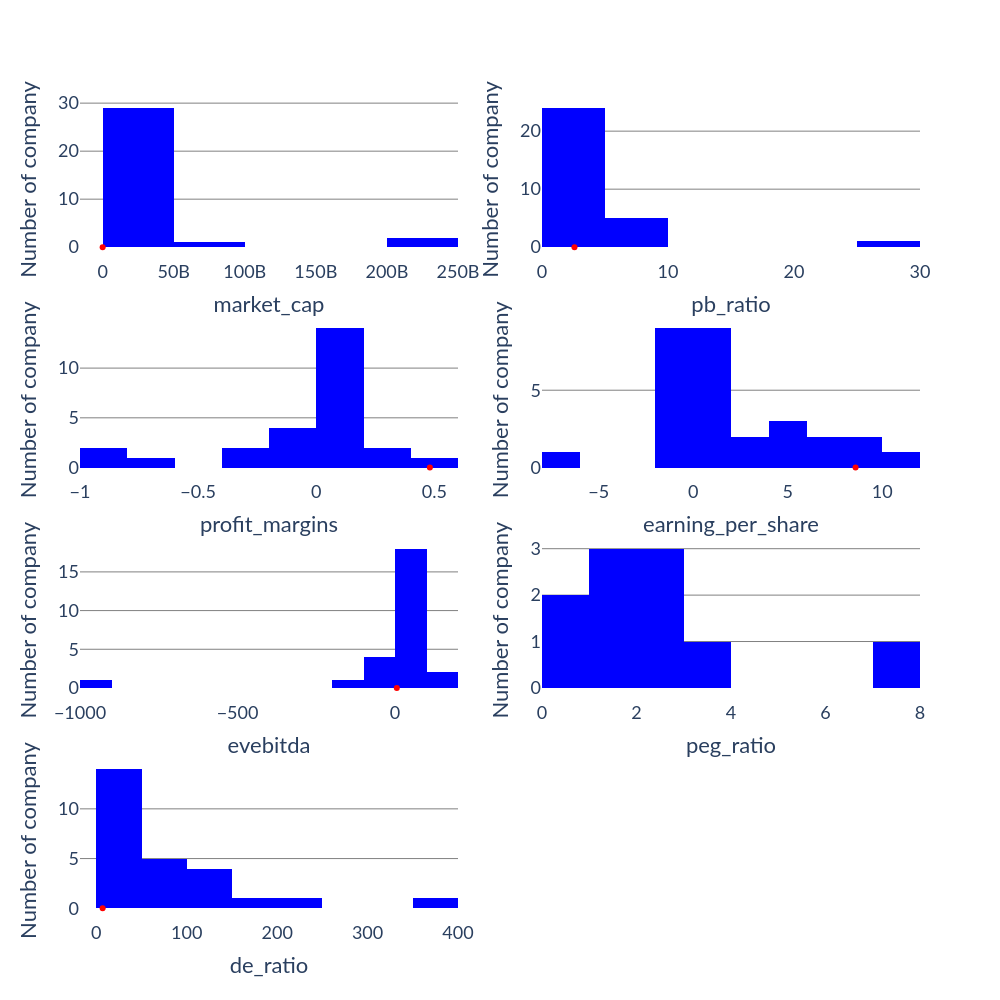

Write notebook code for a chart like this one.
### Code cell
target_company = df[df['stock_code'] == 'GMM'].iloc[0]
# target_company = None
# Rerun the histogram, but add the company in it
fig = make_subplots(rows = 4, cols = 2)
metrics = ['market_cap', 'pb_ratio', 'profit_margins', 'earning_per_share', 'evebitda', 'peg_ratio', 'de_ratio']

for i,metric in enumerate(metrics):
    fig.add_trace(
        go.Histogram(
            x = df[metric].apply(lambda x : float(x) if not pd.isna(x) else None), 
            marker = dict(color = 'blue'),
            showlegend = False
        ),
        row = (i // 2) + 1, col = (i % 2) + 1
    )
    if target_company is not None:
        fig.add_trace(
            go.Scatter(
                x = [float(target_company[metric]) if target_company[metric] is not None else None],
                y = [0],
                marker = dict(color = 'red'),
                showlegend = False
            ),
            row = (i // 2) + 1, col = (i % 2) + 1
        )
    fig.update_xaxes(title = metric, row = (i // 2) + 1, col = (i % 2) + 1)
fig.update_yaxes(showgrid = True, gridcolor = 'gray', title = 'Number of company')

fig.update_layout(
    width = 1000,
    height = 1000,
    plot_bgcolor = 'white',
    paper_bgcolor = 'white',
    font = dict(family = 'Lato', size = 18)
)
fig.show()

### Figure 1 — Plotly figure (JSON) as saved in the notebook; plotly's stock layout.template omitted (floating-point values rounded to 4 significant figures)
{"data": [{"marker": {"color": "blue"}, "showlegend": false, "type": "histogram", "x": [226192343040, 114357728, 1852627456, 376501344, 355967104, 27935633408, 26922039296, 2787204096, 869657472, 39413047296, 2959502, 1712817920, 9468119040, 9924842, 3362640, 207499591680, 164392208, 94314029056, 1249622912, 1038607616, 9921332224, 69354248, 4513783296, 5438555648, 18018040, null, 674664, 2037729408, 4426656, 1464644608, 3963090432, 3963094528, 227666848], "xaxis": "x", "yaxis": "y"}, {"marker": {"color": "red"}, "showlegend": false, "type": "scatter", "x": [9924842], "xaxis": "x", "y": [0], "yaxis": "y"}, {"marker": {"color": "blue"}, "showlegend": false, "type": "histogram", "x": [7.993, 0.6264, 5.71, 4.045, 1.859, 2.673, 0.5152, 0.6642, 0.3036, 2.728, 2.45, 3.937, 5.467, 2.577, null, 8.488, 1.701, 8.741, 26.19, 2.65, 4.291, 0.8621, 3.946, 3.241, 1.045, 0.1307, null, 4.384, null, 2.995, 0.1785, 1.853, 0.8209], "xaxis": "x2", "yaxis": "y2"}, {"marker": {"color": "red"}, "showlegend": false, "type": "scatter", "x": [2.577], "xaxis": "x2", "y": [0], "yaxis": "y2"}, {"marker": {"color": "blue"}, "showlegend": false, "type": "histogram", "x": [0.1119, null, -0.7481, -0.3732, -0.3732, 0.07596, 0.07596, 0.02181, 0.01979, 0.116, null, 0.00737, 0.07391, 0.4809, null, 0.1022, -0.01201, 0.1716, 0.1457, -0.04482, 0.01208, null, null, 0.03974, -0.9032, -0.9032, null, null, -0.1468, 0.0558, 0.2029, 0.2029, -0.1469], "xaxis": "x3", "yaxis": "y3"}, {"marker": {"color": "red"}, "showlegend": false, "type": "scatter", "x": [0.4809], "xaxis": "x3", "y": [0], "yaxis": "y3"}, {"marker": {"color": "blue"}, "showlegend": false, "type": "histogram", "x": [11.93, -0.02, -1.23, -0.61, -0.3, 9.93, 1.99, 3.02, 0.13, 4.52, -0.05, 0.03, 3.84, 8.59, null, 6.87, -0.06, 0.77, 0.61, -0.85, 0.7, -0.02, 6.49, 5.94, -0.18, null, null, 5.5, null, 0.58, 0.07, 0.74, -7], "xaxis": "x4", "yaxis": "y4"}, {"marker": {"color": "red"}, "showlegend": false, "type": "scatter", "x": [8.59], "xaxis": "x4", "y": [0], "yaxis": "y4"}, {"marker": {"color": "blue"}, "showlegend": false, "type": "histogram", "x": [19.63, null, 142.5, -49.25, -20.54, 10.78, 3.253, 5.627, 4.112, 11.27, null, 113.3, 29.2, 5.73, null, 17.24, 26.64, 21.15, 68.91, 12.97, 18.99, null, null, 13.08, -2.619, null, -166.1, null, -968.1, 9.25, -3.268, 14.81, 7.073], "xaxis": "x5", "yaxis": "y5"}, {"marker": {"color": "red"}, "showlegend": false, "type": "scatter", "x": [5.73], "xaxis": "x5", "y": [0], "yaxis": "y5"}, {"marker": {"color": "blue"}, "showlegend": false, "type": "histogram", "x": [2.787, null, null, null, null, 2.344, 2.259, 0.3419, null, 1.326, null, null, 1.874, null, null, 7.431, 0.8251, 3.044, null, null, null, null, null, null, null, null, null, null, null, null, null, null, 1.079], "xaxis": "x6", "yaxis": "y6"}, {"marker": {"color": "red"}, "showlegend": false, "type": "scatter", "x": [null], "xaxis": "x6", "y": [0], "yaxis": "y6"}, {"marker": {"color": "blue"}, "showlegend": false, "type": "histogram", "x": [14.13, null, 143.3, 14.15, 14.15, 60.91, 60.91, 139.2, 118.6, 12.89, null, 3.205, 13.23, 6.991, null, 245.1, 72.62, 9.697, 10.38, 179.8, 58.3, null, null, 143.1, 4.816, 4.816, 4.134, null, null, 63.14, 6.638, 6.638, 386.3], "xaxis": "x7", "yaxis": "y7"}, {"marker": {"color": "red"}, "showlegend": false, "type": "scatter", "x": [6.991], "xaxis": "x7", "y": [0], "yaxis": "y7"}], "layout": {"font": {"family": "Lato", "size": 18}, "height": 1000, "paper_bgcolor": "white", "plot_bgcolor": "white", "width": 1000, "xaxis": {"anchor": "y", "domain": [0, 0.45], "title": {"text": "market_cap"}}, "xaxis2": {"anchor": "y2", "domain": [0.55, 1], "title": {"text": "pb_ratio"}}, "xaxis3": {"anchor": "y3", "domain": [0, 0.45], "title": {"text": "profit_margins"}}, "xaxis4": {"anchor": "y4", "domain": [0.55, 1], "title": {"text": "earning_per_share"}}, "xaxis5": {"anchor": "y5", "domain": [0, 0.45], "title": {"text": "evebitda"}}, "xaxis6": {"anchor": "y6", "domain": [0.55, 1], "title": {"text": "peg_ratio"}}, "xaxis7": {"anchor": "y7", "domain": [0, 0.45], "title": {"text": "de_ratio"}}, "xaxis8": {"anchor": "y8", "domain": [0.55, 1]}, "yaxis": {"anchor": "x", "domain": [0.8063, 1], "gridcolor": "gray", "showgrid": true, "title": {"text": "Number of company"}}, "yaxis2": {"anchor": "x2", "domain": [0.8063, 1], "gridcolor": "gray", "showgrid": true, "title": {"text": "Number of company"}}, "yaxis3": {"anchor": "x3", "domain": [0.5375, 0.7312], "gridcolor": "gray", "showgrid": true, "title": {"text": "Number of company"}}, "yaxis4": {"anchor": "x4", "domain": [0.5375, 0.7312], "gridcolor": "gray", "showgrid": true, "title": {"text": "Number of company"}}, "yaxis5": {"anchor": "x5", "domain": [0.2687, 0.4625], "gridcolor": "gray", "showgrid": true, "title": {"text": "Number of company"}}, "yaxis6": {"anchor": "x6", "domain": [0.2687, 0.4625], "gridcolor": "gray", "showgrid": true, "title": {"text": "Number of company"}}, "yaxis7": {"anchor": "x7", "domain": [0, 0.1938], "gridcolor": "gray", "showgrid": true, "title": {"text": "Number of company"}}, "yaxis8": {"anchor": "x8", "domain": [0, 0.1938], "gridcolor": "gray", "showgrid": true, "title": {"text": "Number of company"}}}}
